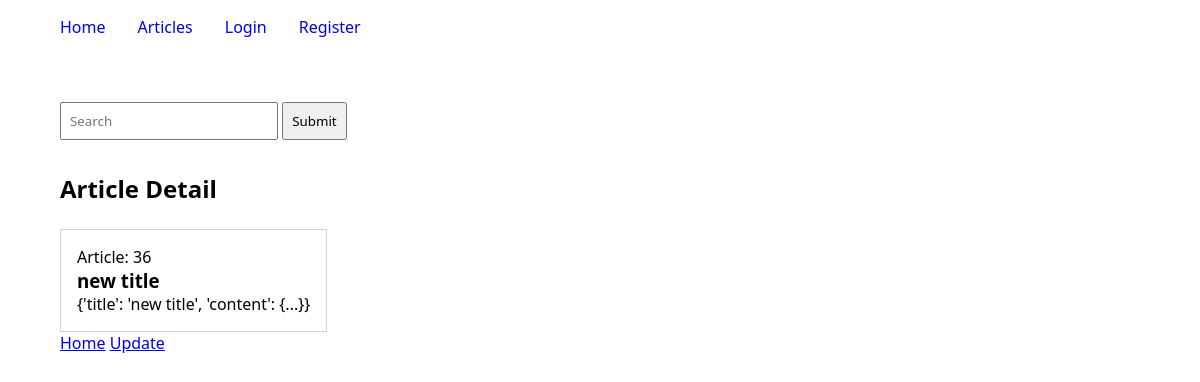
Screenshot of /article/36 with the database file from the repository.
### articles/models.py (models this page shows, shortened)
class Article(models.Model):
    author = models.ForeignKey(User, on_delete=models.CASCADE, null=True, blank=True)
    title = models.CharField(max_length=200)
    content = models.TextField()
    class Meta:
        ordering = ["-id"]

### articles/views.py (the view)
# urls.py: path("article/<int:id>", detail, name="article-detail"),
def detail(request, id=None):
    article = None
    if id:
        article = Article.objects.get(id=id)
    context = {
        "article": article
    }
    return render(request, "articles/detail.html", context=context)

### articles/templates/articles/detail.html (shortened to what this page needs)
{% extends "articles/index.html" %}
{% block content %}
<Section class="main-section">
    <h2>Article Detail</h2>
    <div class="contents">
        <div class="content">
            <p>Article: {{ article.id }}</p>
            <h3>{{ article.title }}</h3>
            <p>{{ article.content }}</p>
        </div>
    </div>
    <a href="{% url 'articles:home' %}">Home</a>
    <a href="{% url 'articles:article-edit' article.id %}">Update</a>
</Section>
{% endblock content %}

### articles/templates/articles/index.html (style rules this page uses)
.main-section { width: 90%; margin: 2rem auto 0 auto; }
.contents { display: flex; flex-wrap: wrap; gap: 1rem; margin-top: 1.5rem; }
.content { border: 1px solid lightgray; padding: 1rem; }

### rows the page displays
Article: id "36", title "new title", content "{'title': 'new title', 'content': {...}}"
